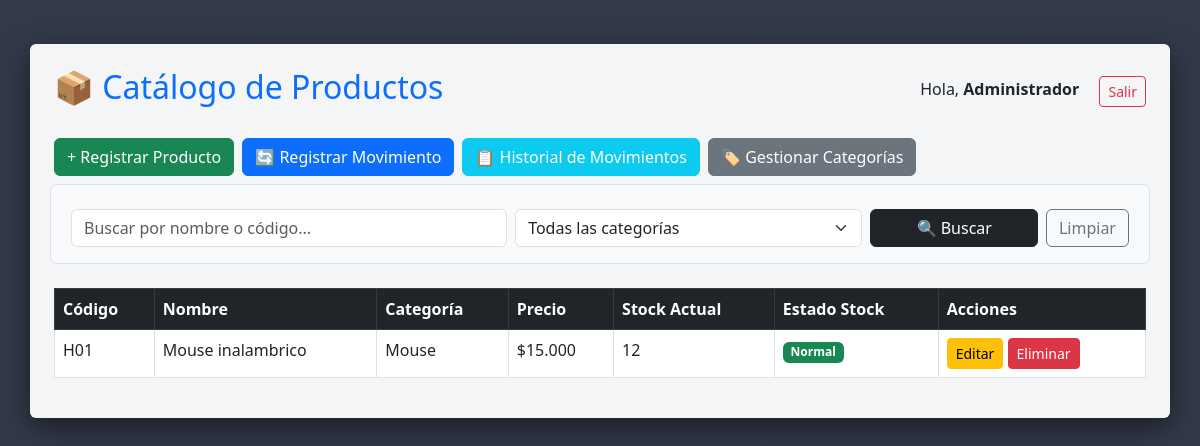
The page /dashboard.php (signed in) on the database its author committed.
### tables this page shows
CREATE TABLE `producto` (
  `id_producto` int(11) NOT NULL,
  `codigo` varchar(20) NOT NULL,
  `nombre` varchar(100) NOT NULL,
  `descripcion` text DEFAULT NULL,
  `precio` decimal(10,2) DEFAULT NULL CHECK (`precio` >= 0),
  `stock_actual` int(11) DEFAULT NULL CHECK (`stock_actual` >= 0),
  `stock_minimo` int(11) DEFAULT NULL CHECK (`stock_minimo` >= 0),
  `estado` tinyint(1) DEFAULT 1,
  `id_categoria` int(11) DEFAULT NULL
);

CREATE TABLE `categoria` (
  `id_categoria` int(11) NOT NULL,
  `nombre` varchar(50) NOT NULL,
  `descripcion` text DEFAULT NULL,
  `estado` tinyint(1) DEFAULT 1
);

### dashboard.php (the view, shortened to what this page needs)
<?php
require_once 'conexion.php';
$busqueda = $_GET['buscar'] ?? '';
$sql = "SELECT p.*, c.nombre as categoria_nombre
        FROM producto p
        LEFT JOIN categoria c ON p.id_categoria = c.id_categoria
        WHERE p.estado = 1";
$params = [];
$stmt = $conexion->prepare($sql);
$stmt->execute($params);
$productos = $stmt->fetchAll(PDO::FETCH_ASSOC);
?>
<!DOCTYPE html>
<html lang="es">
<head>
    <link href="https://cdn.jsdelivr.net/npm/bootstrap@5.3.0/dist/css/bootstrap.min.css" rel="stylesheet">
</head>
<body class="p-4">
    <div class="container bg-white p-4 rounded shadow">
        <div class="d-flex justify-content-between align-items-center mb-4">
            <h2 class="text-primary">📦 Catálogo de Productos</h2>
            <div>
                <span class="me-3">Hola, <b><?php echo $_SESSION['nombre']; ?></b></span>
                <a href="logout.php" class="btn btn-outline-danger btn-sm">Salir</a>
            </div>
        </div>
        <div class="mb-3 d-flex flex-wrap gap-2">
            <a href="nuevo_producto.php" class="btn btn-success">+ Registrar Producto</a>
            <a href="nuevo_movimiento.php" class="btn btn-primary">🔄 Registrar Movimiento</a>
            <a href="historial_movimientos.php" class="btn btn-info text-white">📋 Historial de Movimientos</a>
            <a href="categorias.php" class="btn btn-secondary">🏷️ Gestionar Categorías</a>
        </div>
        <form method="GET" action="dashboard.php" class="row g-2 mb-4 bg-light p-3 rounded border">
            <div class="col-md-5">
                <input type="text" name="buscar" class="form-control" placeholder="Buscar por nombre o código..." value="<?php echo htmlspecialchars($busqueda); ?>">
            </div>
            <div class="col-md-4">
                <select name="categoria" class="form-select">
                    <option value="">Todas las categorías</option>
                </select>
            </div>
            <div class="col-md-3 d-flex gap-2">
                <button type="submit" class="btn btn-dark w-100">🔍 Buscar</button>
                <a href="dashboard.php" class="btn btn-outline-secondary">Limpiar</a>
            </div>
        </form>
        <table class="table table-bordered table-hover">
            <thead class="table-dark">
                <tr>
                    <th>Código</th>
                    <th>Nombre</th>
                    <th>Categoría</th>
                    <th>Precio</th>
                    <th>Stock Actual</th>
                    <th>Estado Stock</th>
                    <th>Acciones</th>
                </tr>
            </thead>
            <tbody>
                <?php if (count($productos) > 0): ?>
                    <?php foreach ($productos as $prod): ?>
                        <tr>
                            <td><?php echo $prod['codigo']; ?></td>
                            <td><?php echo $prod['nombre']; ?></td>
                            <td><?php echo $prod['categoria_nombre']; ?></td>
                            <td>$<?php echo number_format($prod['precio'], 0, ',', '.'); ?></td>
                            <td><?php echo $prod['stock_actual']; ?></td>
                            <td>
                                <?php if ($prod['stock_actual'] <= $prod['stock_minimo']): ?>
                                    <span class="badge bg-danger">Stock Bajo</span>
                                <?php else: ?>
                                    <span class="badge bg-success">Normal</span>
                                <?php endif; ?>
                            </td>
                            <td>
                                <a href="editar_producto.php?id=<?php echo $prod['id_producto']; ?>" class="btn btn-warning btn-sm">Editar</a>
                                <a href="eliminar_producto.php?id=<?php echo $prod['id_producto']; ?>" class="btn btn-danger btn-sm" onclick="return confirm('¿Seguro que deseas eliminar este producto?');">Eliminar</a>
                            </td>
                        </tr>
                    <?php endforeach; ?>
                <?php else: ?>
                    <tr>
                        <td colspan="7" class="text-center">No se encontraron productos.</td>
                    </tr>
                <?php endif; ?>
            </tbody>
        </table>
    </div>
</body>
</html>

### dashboard.php (style rules this page uses)
body { background: linear-gradient(rgba(15, 23, 42, 0.85), rgba(15, 23, 42, 0.85)), url('https://images.unsplash.com/photo-1518770660439-4636190af475?auto=format&fit=crop&w=1920&q=80'); background-size: cover; background-position: center; background-repeat: no-repeat; background-attachment: fixed; min-height: 100vh; }
.container { background: rgba(255, 255, 255, 0.95) !important; border-radius: 15px; box-shadow: 0 10px 30px rgba(0, 0, 0, 0.5) !important; margin-top: 20px; margin-bottom: 20px; }

### rows shown on the page
producto: codigo "H01", nombre "Mouse inalambrico", id_categoria.nombre "Mouse", precio "15.000", stock_actual "12", stock_minimo "Normal"

### other values the page prints
$_SESSION['nombre'] "Administrador"
